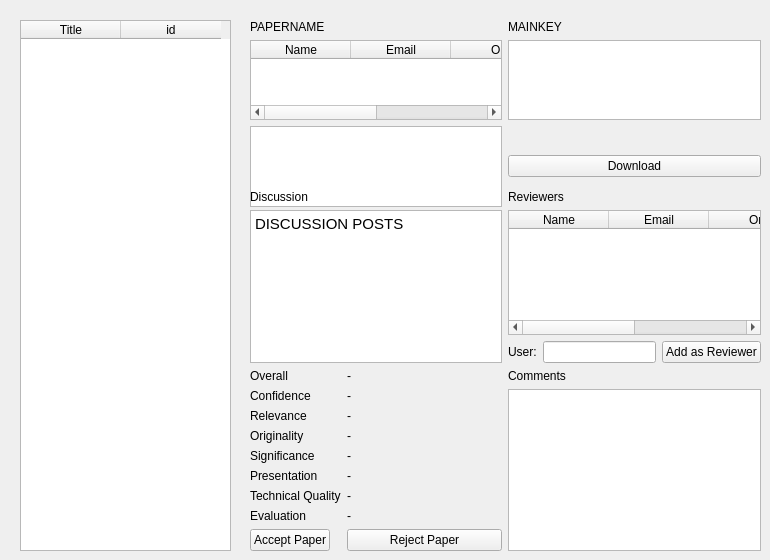
      <widget class="QWidget" name="papersTab">
       <attribute name="title">
        <string>Paper Management</string>
       </attribute>
       <widget class="QTableWidget" name="papersTable">
        <property name="geometry">
         <rect>
          <x>20</x>
          <y>20</y>
          <width>211</width>
          <height>531</height>
         </rect>
        </property>
        <column>
         <property name="text">
          <string>Title</string>
         </property>
        </column>
        <column>
         <property name="text">
          <string notr="true">id</string>
         </property>
         <property name="toolTip">
          <string notr="true"/>
         </property>
        </column>
       </widget>
       <widget class="QWidget" name="gridLayoutWidget_6">
        <property name="geometry">
         <rect>
          <x>250</x>
          <y>20</y>
          <width>511</width>
          <height>187</height>
         </rect>
        </property>
        <layout class="QGridLayout" name="gridLayout_6">
         <item row="0" column="0">
          <widget class="QLabel" name="paperNameMng">
           <property name="text">
            <string>PAPERNAME</string>
           </property>
          </widget>
         </item>
         <item row="2" column="1">
          <widget class="QPushButton" name="downloadChair">
           <property name="text">
            <string>Download</string>
           </property>
          </widget>
         </item>
         <item row="0" column="1">
          <widget class="QLabel" name="mainKeyMng">
           <property name="text">
            <string>MAINKEY</string>
           </property>
          </widget>
         </item>
         <item row="1" column="0">
          <widget class="QTableWidget" name="authorsTableMng">
           <column>
            <property name="text">
             <string>Name</string>
            </property>
           </column>
           <column>
            <property name="text">
             <string>Email</string>
            </property>
           </column>
           <column>
            <property name="text">
             <string>Org</string>
            </property>
           </column>
           <column>
            <property name="text">
             <string>Phone</string>
            </property>
           </column>
          </widget>
         </item>
         <item row="1" column="1">
          <widget class="QListWidget" name="paperKeyListMng"/>
         </item>
         <item row="2" column="0">
          <widget class="QTextBrowser" name="paperAbstractMng"/>
         </item>
        </layout>
       </widget>
       <widget class="QWidget" name="verticalLayoutWidget_11">
        <property name="geometry">
         <rect>
          <x>250</x>
          <y>190</y>
          <width>511</width>
          <height>361</height>
         </rect>
        </property>
        <layout class="QVBoxLayout" name="verticalLayout_12">
         <item>
          <layout class="QGridLayout" name="gridLayout_7">
           <item row="0" column="0">
            <widget class="QLabel" name="discussionLabel_3">
             <property name="text">
              <string>Discussion</string>
             </property>
            </widget>
           </item>
           <item row="1" column="0">
            <widget class="QTextBrowser" name="discussionBodyMng">
             <property name="html">
              <string>&lt;!DOCTYPE HTML PUBLIC &quot;-//W3C//DTD HTML 4.0//EN&quot; &quot;http://www.w3.org/TR/REC-html40/strict.dtd&quot;&gt;
&lt;html&gt;&lt;head&gt;&lt;meta name=&quot;qrichtext&quot; content=&quot;1&quot; /&gt;&lt;style type=&quot;text/css&quot;&gt;
p, li { white-space: pre-wrap; }
&lt;/style&gt;&lt;/head&gt;&lt;body style=&quot; font-family:'Ubuntu'; font-size:11pt; font-weight:400; font-style:normal;&quot;&gt;
&lt;p style=&quot; margin-top:0px; margin-bottom:0px; margin-left:0px; margin-right:0px; -qt-block-indent:0; text-indent:0px;&quot;&gt;DISCUSSION POSTS&lt;/p&gt;&lt;/body&gt;&lt;/html&gt;</string>
             </property>
            </widget>
           </item>
           <item row="1" column="1">
            <layout class="QVBoxLayout" name="verticalLayout_5">
             <item>
              <widget class="QTableWidget" name="reviewersTable">
               <column>
                <property name="text">
                 <string>Name</string>
                </property>
               </column>
               <column>
                <property name="text">
                 <string>Email</string>
                </property>
               </column>
               <column>
                <property name="text">
                 <string>Org</string>
                </property>
               </column>
               <column>
                <property name="text">
                 <string>Phone</string>
                </property>
               </column>
              </widget>
             </item>
             <item>
              <layout class="QHBoxLayout" name="horizontalLayout_9">
               <item>
                <widget class="QLabel" name="label_5">
                 <property name="text">
                  <string>User:</string>
                 </property>
                </widget>
               </item>
               <item>
                <widget class="QLineEdit" name="toReview_2"/>
               </item>
               <item>
                <widget class="QPushButton" name="addAsReviewer_2">
                 <property name="text">
                  <string>Add as Reviewer</string>
                 </property>
                </widget>
               </item>
              </layout>
             </item>
            </layout>
           </item>
           <item row="0" column="1">
            <widget class="QLabel" name="label_6">
             <property name="text">
              <string>Reviewers</string>
             </property>
            </widget>
           </item>
           <item row="2" column="1">
            <layout class="QVBoxLayout" name="verticalLayout_13">
             <item>
              <widget class="QLabel" name="label_41">
               <property name="text">
                <string>Comments</string>
               </property>
              </widget>
             </item>
             <item>
              <widget class="QTextBrowser" name="commentsBrowser"/>
             </item>
            </layout>
           </item>
           <item row="2" column="0">
            <layout class="QFormLayout" name="formLayout">
             <property name="fieldGrowthPolicy">
              <enum>QFormLayout::AllNonFixedFieldsGrow</enum>
             </property>
             <item row="0" column="0">
              <widget class="QLabel" name="label_24">
               <property name="text">
                <string>Overall</string>
               </property>
              </widget>
             </item>
             <item row="0" column="1">
              <widget class="QLabel" name="overallScore">
               <property name="text">
                <string>-</string>
               </property>
              </widget>
             </item>
             <item row="1" column="0">
              <widget class="QLabel" name="label_27">
               <property name="text">
                <string>Confidence</string>
               </property>
              </widget>
             </item>
             <item row="1" column="1">
              <widget class="QLabel" name="confidenceScore">
               <property name="text">
                <string>-</string>
               </property>
              </widget>
             </item>
             <item row="2" column="0">
              <widget class="QLabel" name="label_29">
               <property name="text">
                <string>Relevance</string>
               </property>
              </widget>
             </item>
             <item row="2" column="1">
              <widget class="QLabel" name="relevanceScore">
               <property name="text">
                <string>-</string>
               </property>
              </widget>
             </item>
             <item row="3" column="0">
              <widget class="QLabel" name="label_31">
               <property name="text">
                <string>Originality</string>
               </property>
              </widget>
             </item>
             <item row="3" column="1">
              <widget class="QLabel" name="originalityScore">
               <property name="text">
                <string>-</string>
               </property>
              </widget>
             </item>
             <item row="4" column="0">
              <widget class="QLabel" name="label_33">
               <property name="text">
                <string>Significance</string>
               </property>
              </widget>
             </item>
             <item row="4" column="1">
              <widget class="QLabel" name="significanceScore">
               <property name="text">
                <string>-</string>
               </property>
              </widget>
             </item>
             <item row="5" column="0">
              <widget class="QLabel" name="label_35">
               <property name="text">
                <string>Presentation</string>
               </property>
              </widget>
             </item>
             <item row="5" column="1">
              <widget class="QLabel" name="presentationScore">
               <property name="text">
                <string>-</string>
               </property>
              </widget>
             </item>
             <item row="6" column="0">
              <widget class="QLabel" name="label_37">
               <property name="text">
                <string>Technical Quality</string>
               </property>
              </widget>
             </item>
             <item row="6" column="1">
              <widget class="QLabel" name="techqualScore">
               <property name="text">
                <string>-</string>
               </property>
              </widget>
             </item>
             <item row="7" column="0">
              <widget class="QLabel" name="label_39">
               <property name="text">
                <string>Evaluation</string>
               </property>
              </widget>
             </item>
             <item row="7" column="1">
              <widget class="QLabel" name="evaluationScore">
               <property name="text">
                <string>-</string>
               </property>
              </widget>
             </item>
             <item row="8" column="0">
              <widget class="QPushButton" name="acceptPaper">
               <property name="text">
                <string>Accept Paper</string>
               </property>
              </widget>
             </item>
             <item row="8" column="1">
              <widget class="QPushButton" name="rejectPaper">
               <property name="text">
                <string>Reject Paper</string>
               </property>
              </widget>
             </item>
            </layout>
           </item>
          </layout>
         </item>
        </layout>
       </widget>
      </widget>
